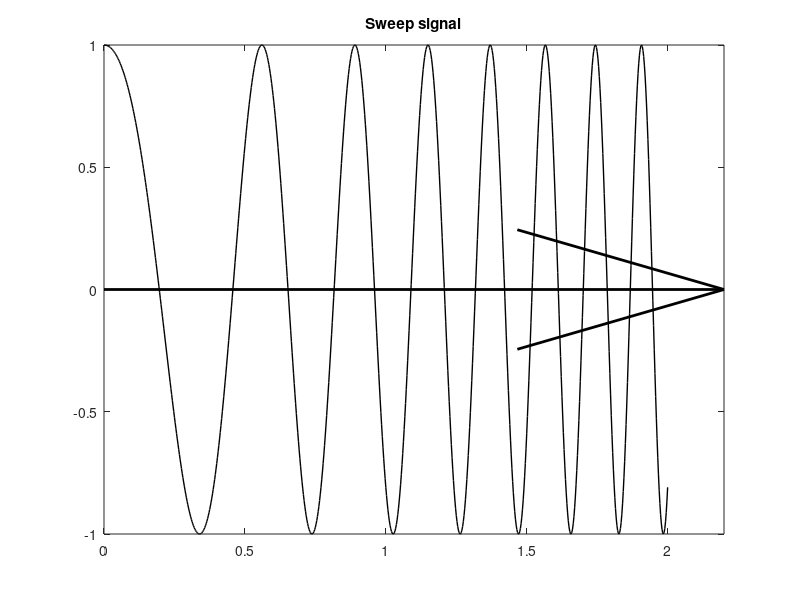
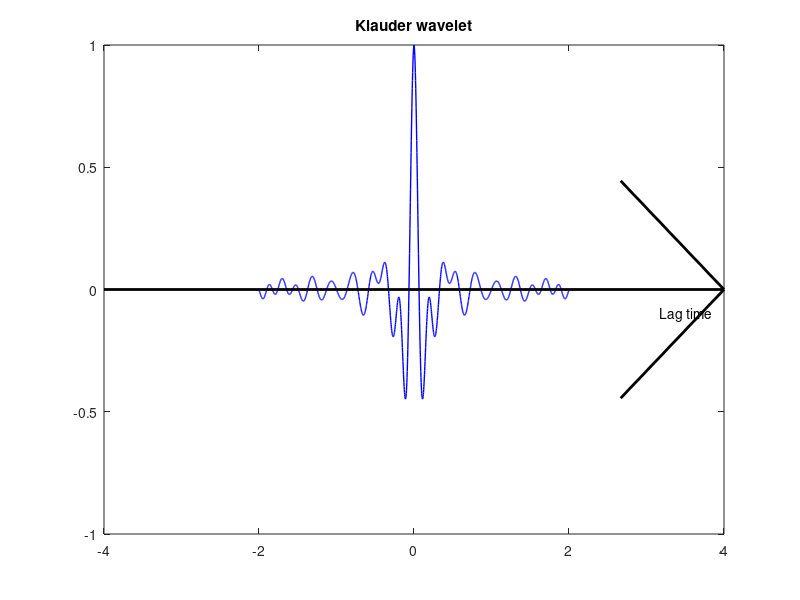

MATLAB code for these plots, in order: (Note: this script raises an error after producing the figures.)
clear, clc, close all;
%% (1) 画出可控源扫描信号
f1 = 1; % 单位Hz
f2 = 15; % 单位Hz
T = 5; % 单位s
dt = 0.0025; % 单位s
t = 0: dt: 2;

w = cos(2*pi*(f1 * t + ((f2 - f1)/(2*T)) *t.^2));
figure;
plot(t, w, 'Color', 'black', 'LineWidth', 1);
hold on;
quiver(0, 0, 2.2, 0, 1, 'color', 'black', 'LineWidth', 2);
xlim([0, 2.2]);
% 添加文本标签 "Time"
text(3.1, -0.1, 'Time', 'HorizontalAlignment', 'center', 'VerticalAlignment', 'middle');
title("Sweep signal");

%% (2) 可控源扫描信号的自相关
L = length(w);
autocorr_w = xcorr(w, 'coeff'); % 计算信号的自相关

% 绘制自相关图像
t_autocorr = -dt*(L-1): dt: dt*(L-1);
figure;
plot(t_autocorr, autocorr_w, 'Color', 'blue', 'LineWidth', 1);
hold on;
quiver(-4, 0, 8, 0, 1, 'MaxHeadSize', 0.1, 'color', 'black', 'LineWidth', 2);
text(3.5, -0.1, 'Lag time', 'HorizontalAlignment', 'center', 'VerticalAlignment', 'middle');
xlim([-4, 4]);
title("Klauder wavelet");

%% (3) 根据速度, 密度, 地层厚度计算得到反射序列波形
velocity = [8.3, 7.8, 8.6, 7.3]; % 速度
rho = [4.1, 3.5, 4.6, 4.0]; % 密度
height = [2, 3, 2]; % 地层厚度
tlen = 2;
t0 = 0;
[t, amp] = Make_Reflector_Series(velocity, rho, height, t0, tlen, dt);
figure;
plot(t, amp, 'Color', 'blue', 'LineWidth', 2);
hold on;
line([0, 2], [0, 0], 'color', 'black', 'Linewidth', 2);
ylim([-0.2, 0.2]);
xlabel("时间(s)");
ylabel("振幅");
title("反射序列(reflector series r[t])");

%% (4) 将(1)中的地震子波与(3)中的反射序列做卷积, 得到合成地震记录
synthetic_seismogram = conv(w, amp, 'same');
figure;
plot(t, synthetic_seismogram, 'Color', 'blue', 'LineWidth', 2);
xlabel("时间(s)");
ylabel("振幅");
title("合成地震记录");

%% (5) 对(4)中的合成记录进行反卷积, 恢复出反射序列
recovered_reflection = deconvwnr(synthetic_seismogram, w);
figure;
plot(t, recovered_reflection, 'Color', 'red', 'LineWidth', 2);
xlabel("时间(s)");
ylabel("振幅");
title("恢复出的反射序列");

%% (6) 将地震子波与合成地震记录做互相关, 恢复出反射序列, 同时与反卷积结果进行对比分析
xcorr_result = xcorr(synthetic_seismogram, w, 'coeff');
recovered_reflection_xcorr = xcorr_result(numel(synthetic_seismogram):end);

figure;
subplot(2, 1, 1);
plot(t, recovered_reflection_xcorr, 'Color', 'blue', 'LineWidth', 2);
xlabel("时间(s)");
ylabel("振幅");
title("通过互相关恢复的反射序列");

subplot(2, 1, 2);
plot(t, recovered_reflection, 'Color', 'red', 'LineWidth', 2);
xlabel("时间(s)");
ylabel("振幅");
title("通过反卷积恢复的反射序列");
